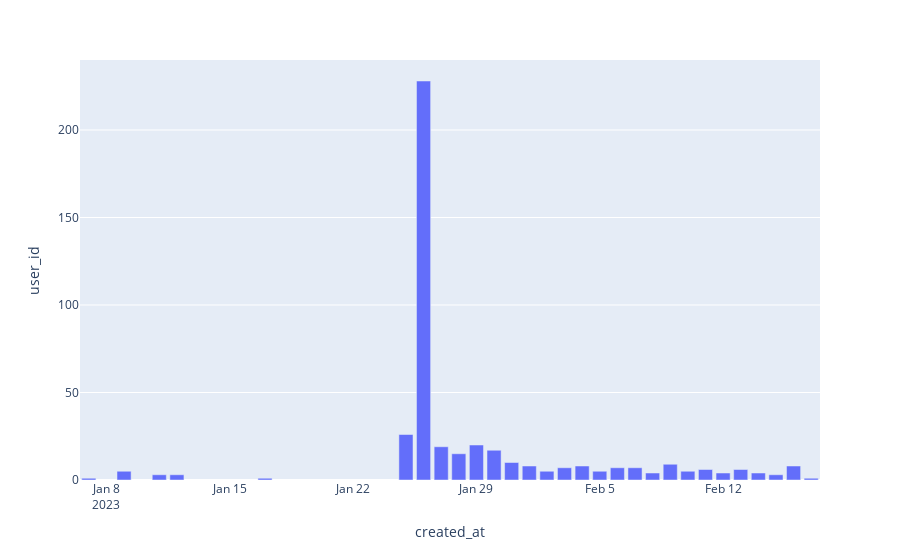

This figure's notebook cell:
### Code cell
# Plot the number of new users per day (bar plot)
users["created_at"] = pd.to_datetime(users["created_at"])
users["created_at"] = users["created_at"].dt.date
users_per_day = users.groupby("created_at").count()
fig = px.bar(users_per_day, x=users_per_day.index, y="user_id")
fig.show()

### Figure 1 — Plotly figure (JSON) as saved in the notebook; plotly's stock layout.template omitted (floating-point values rounded to 4 significant figures)
{"data": [{"alignmentgroup": "True", "hovertemplate": "created_at=%{x}<br>user_id=%{y}<extra></extra>", "legendgroup": "", "marker": {"color": "#636efa", "pattern": {"shape": ""}}, "name": "", "offsetgroup": "", "orientation": "v", "showlegend": false, "textposition": "auto", "type": "bar", "x": ["2023-01-07", "2023-01-09", "2023-01-11", "2023-01-12", "2023-01-17", "2023-01-25", "2023-01-26", "2023-01-27", "2023-01-28", "2023-01-29", "2023-01-30", "2023-01-31", "2023-02-01", "2023-02-02", "2023-02-03", "2023-02-04", "2023-02-05", "2023-02-06", "2023-02-07", "2023-02-08", "2023-02-09", "2023-02-10", "2023-02-11", "2023-02-12", "2023-02-13", "2023-02-14", "2023-02-15", "2023-02-16", "2023-02-17"], "xaxis": "x", "y": [1, 5, 3, 3, 1, 26, 228, 19, 15, 20, 17, 10, 8, 5, 7, 8, 5, 7, 7, 4, 9, 5, 6, 4, 6, 4, 3, 8, 1], "yaxis": "y"}], "layout": {"barmode": "relative", "legend": {"tracegroupgap": 0}, "margin": {"t": 60}, "xaxis": {"anchor": "y", "domain": [0, 1], "title": {"text": "created_at"}}, "yaxis": {"anchor": "x", "domain": [0, 1], "title": {"text": "user_id"}}}}
